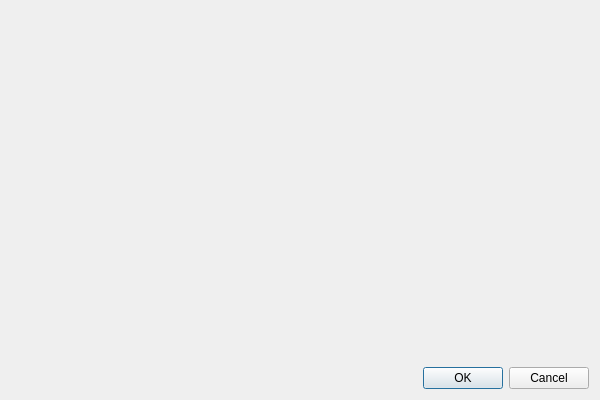
<?xml version="1.0" encoding="UTF-8"?>
<ui version="4.0">
 <class>AboutDialog</class>
 <widget class="QDialog" name="AboutDialog">
  <property name="geometry">
   <rect>
    <x>0</x>
    <y>0</y>
    <width>600</width>
    <height>400</height>
   </rect>
  </property>
  <property name="windowTitle">
   <string>AboutDialog</string>
  </property>
  <layout class="QVBoxLayout" name="mainLayout">
   <item>
    <widget class="QWidget" name="contentWidget">
     <layout class="QVBoxLayout" name="contentLayout"/>
    </widget>
   </item>
   <item>
    <widget class="QDialogButtonBox" name="buttonBox">
     <property name="orientation">
      <enum>Qt::Horizontal</enum>
     </property>
     <property name="standardButtons">
      <set>QDialogButtonBox::Cancel|QDialogButtonBox::Ok</set>
     </property>
    </widget>
   </item>
  </layout>
 </widget>
 <resources/>
 <connections>
  <connection>
   <sender>buttonBox</sender>
   <signal>accepted()</signal>
   <receiver>AboutDialog</receiver>
   <slot>accept()</slot>
  </connection>
  <connection>
   <sender>buttonBox</sender>
   <signal>rejected()</signal>
   <receiver>AboutDialog</receiver>
   <slot>reject()</slot>
  </connection>
 </connections>
</ui>
